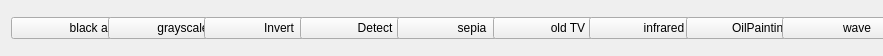
      <widget class="QWidget" name="scrollAreaWidgetContents">
       <property name="geometry">
        <rect>
         <x>0</x>
         <y>0</y>
         <width>883</width>
         <height>56</height>
        </rect>
       </property>
       <property name="minimumSize">
        <size>
         <width>800</width>
         <height>0</height>
        </size>
       </property>
       <layout class="QHBoxLayout" name="horizontalLayout_2">
        <item>
         <widget class="QPushButton" name="black_and_white">
          <property name="minimumSize">
           <size>
            <width>200</width>
            <height>0</height>
           </size>
          </property>
          <property name="maximumSize">
           <size>
            <width>16777215</width>
            <height>16777215</height>
           </size>
          </property>
          <property name="text">
           <string>black and white</string>
          </property>
         </widget>
        </item>
        <item>
         <widget class="QPushButton" name="grayscale">
          <property name="minimumSize">
           <size>
            <width>150</width>
            <height>0</height>
           </size>
          </property>
          <property name="text">
           <string>grayscale</string>
          </property>
         </widget>
        </item>
        <item>
         <widget class="QPushButton" name="Invert">
          <property name="minimumSize">
           <size>
            <width>150</width>
            <height>0</height>
           </size>
          </property>
          <property name="text">
           <string>Invert</string>
          </property>
         </widget>
        </item>
        <item>
         <widget class="QPushButton" name="Detact_Image_Edges">
          <property name="minimumSize">
           <size>
            <width>150</width>
            <height>0</height>
           </size>
          </property>
          <property name="text">
           <string>Detect</string>
          </property>
         </widget>
        </item>
        <item>
         <widget class="QPushButton" name="sepia">
          <property name="minimumSize">
           <size>
            <width>150</width>
            <height>0</height>
           </size>
          </property>
          <property name="text">
           <string>sepia</string>
          </property>
         </widget>
        </item>
        <item>
         <widget class="QPushButton" name="televisions">
          <property name="minimumSize">
           <size>
            <width>150</width>
            <height>0</height>
           </size>
          </property>
          <property name="text">
           <string>old TV</string>
          </property>
         </widget>
        </item>
        <item>
         <widget class="QPushButton" name="infrared">
          <property name="minimumSize">
           <size>
            <width>150</width>
            <height>0</height>
           </size>
          </property>
          <property name="text">
           <string>infrared</string>
          </property>
         </widget>
        </item>
        <item>
         <widget class="QPushButton" name="OilPainting">
          <property name="minimumSize">
           <size>
            <width>150</width>
            <height>0</height>
           </size>
          </property>
          <property name="text">
           <string>OilPainting</string>
          </property>
         </widget>
        </item>
        <item>
         <widget class="QPushButton" name="wave">
          <property name="minimumSize">
           <size>
            <width>150</width>
            <height>0</height>
           </size>
          </property>
          <property name="text">
           <string>wave</string>
          </property>
         </widget>
        </item>
       </layout>
      </widget>
